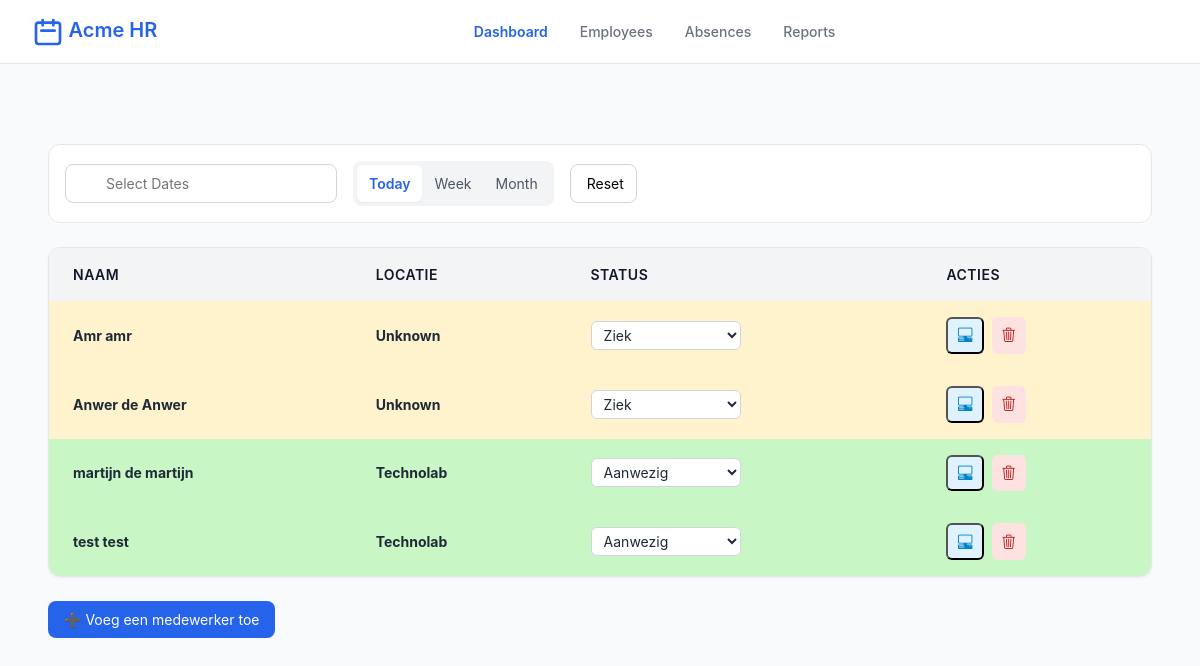
The app's page /dagplanning.php, older data.
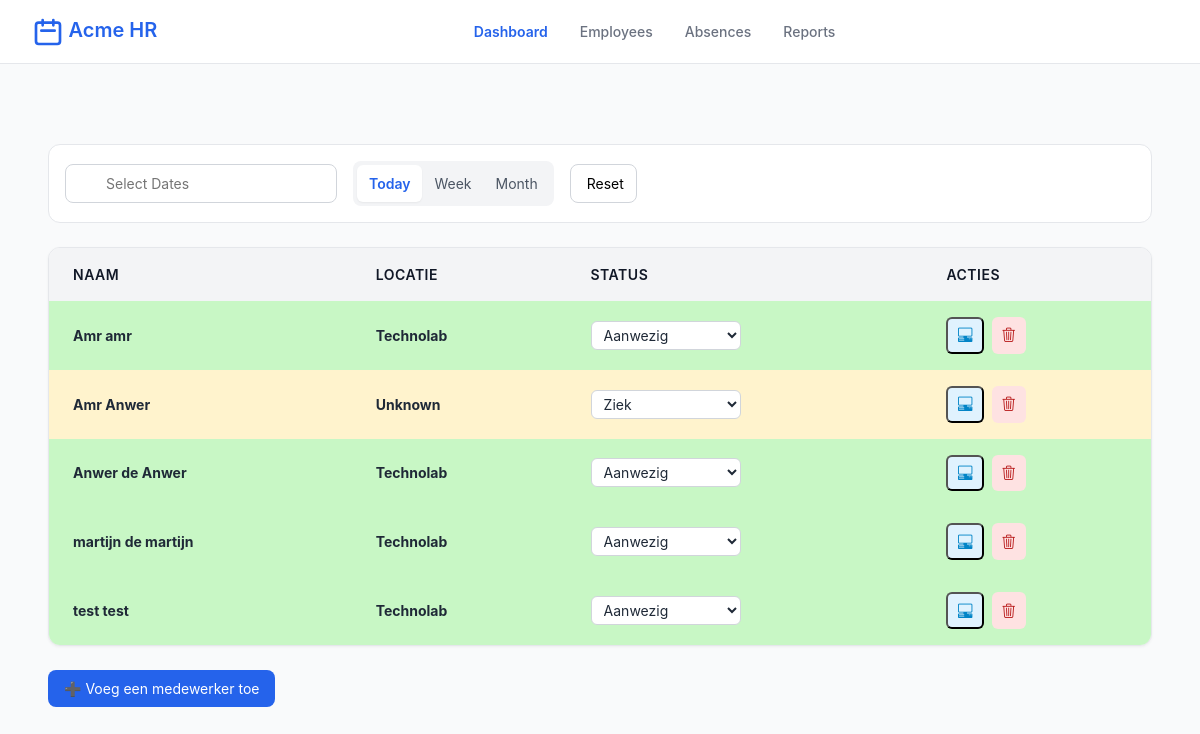
The same page, newer data.
### tables this page shows
CREATE TABLE `werknemers` (
  `id` int(11) NOT NULL,
  `voornaam` varchar(50) NOT NULL,
  `tussenvoegsel` varchar(20) DEFAULT NULL,
  `achternaam` varchar(50) NOT NULL,
  `email` varchar(100) NOT NULL,
  `werkdag_ma` tinyint(1) DEFAULT 0,
  `werkdag_di` tinyint(1) DEFAULT 0,
  `werkdag_wo` tinyint(1) DEFAULT 0,
  `werkdag_do` tinyint(1) DEFAULT 0,
  `werkdag_vr` tinyint(1) DEFAULT 0,
  `sector` varchar(50) NOT NULL,
  `BHV` tinyint(1) DEFAULT 0,
  `status` enum('Ziek','Aanwezig','Op de school','Afwezig','Eefetjes Afwezig') DEFAULT 'Aanwezig',
  `status_ma` enum('Aanwezig','Afwezig','Ziek','Op de school','Eefetjes Afwezig') DEFAULT 'Afwezig',
  `status_di` enum('Aanwezig','Afwezig','Ziek','Op de school','Eefetjes Afwezig') DEFAULT 'Afwezig',
  `status_wo` enum('Aanwezig','Afwezig','Ziek','Op de school','Eefetjes Afwezig') DEFAULT 'Afwezig',
  `status_do` enum('Aanwezig','Afwezig','Ziek','Op de school','Eefetjes Afwezig') DEFAULT 'Afwezig',
  `status_vr` enum('Aanwezig','Afwezig','Ziek','Op de school','Eefetjes Afwezig') DEFAULT 'Afwezig'
);

### dagplanning.php (the view, shortened to what this page needs)
<?php
try {
    $db = new PDO("mysql:host=localhost;dbname=technolab-dashboard", "root", "");
    $db->setAttribute(PDO::ATTR_ERRMODE, PDO::ERRMODE_EXCEPTION);
} catch (PDOException $e) {
    die("Fout!: " . $e->getMessage());
}
$today = date('N');
if ($today >= 1 && $today <= 5) {
    $db->exec("UPDATE werknemers SET status = 'Afwezig' WHERE status NOT IN ('Ziek','Eefetjes Afwezig','Op de school')");
}
$stmt = $db->query("SELECT id, voornaam, tussenvoegsel, achternaam, status FROM werknemers ORDER BY achternaam ASC, voornaam ASC");
$werknemers = $stmt->fetchAll(PDO::FETCH_ASSOC);
?>
<!DOCTYPE html>
<html lang="en">
<head>
<link href="https://cdn.jsdelivr.net/npm/bootstrap@5.3.8/dist/css/bootstrap.min.css" rel="stylesheet">
<link rel="stylesheet" href="https://cdn.jsdelivr.net/npm/bootstrap-icons@1.13.1/font/bootstrap-icons.min.css">
<link href="css/dagplanning.css" rel="stylesheet"/>
</head>
<body>
<div class="app">
    <header class="header">
        <div class="logo-container">
            <a href="#" class="logo-link">
                <svg class="logo-icon" fill="none" stroke="currentColor" viewBox="0 0 24 24">
                    <path d="M8 7V3m8 4V3m-9 8h10M5 21h14a2 2 0 002-2V7a2 2 0 00-2-2H5a2 2 0 00-2 2v12a2 2 0 002 2z"
                    stroke-linecap="round" stroke-linejoin="round" stroke-width="2"></path>
                </svg>
                <span class="logo-text">Acme HR</span>
            </a>
        </div>
        <nav class="nav">
            <a href="dagplanning.php" class="active">Dashboard</a>
            <a href="#">Employees</a>
            <a href="absent.php">Absences</a>
            <a href="#">Reports</a>
        </nav>
        <div class="user-actions">
            <button class="icon-btn"></button>
        </div>
    </header>
    <main class="main">
        <div class="toolbar">
            <div class="toolbar-left">
                <div class="date-input">
                    <input type="text" placeholder="Select Dates">
                </div>
                <div class="toggle-group">
                    <button class="toggle active">Today</button>
                    <a href="week.php"><button class="toggle">Week</button></a>
                    <button class="toggle">Month</button>
                </div>
                <button class="btn-secondary"><span class="material-symbols-outlined"></span> Reset</button>
            </div>
        </div>
        <div class="table-container">
            <table>
                <thead>
                    <tr>
                        <th>Naam</th>
                        <th>Locatie</th>
                        <th>Status</th>
                        <th>Acties</th>
                    </tr>
                </thead>
                <tbody>
                <?php foreach($werknemers as $w):
                    $statusClass = match($w['status']){
                        'Aanwezig' => 'status-aanwezig',
                        'Afwezig' => 'status-afwezig',
                        'Ziek' => 'status-ziek',
                        'Op de school' => 'status-opdeschool',
                        'Eefetjes Afwezig' => 'status-eefetjes',
                        default => ''
                    };
                ?>
                    <tr class="<?= $statusClass ?>">
                        <td><?= htmlspecialchars($w['voornaam'].' '.($w['tussenvoegsel']?$w['tussenvoegsel'].' ':'').$w['achternaam']) ?></td>
                        <td><?= $w['status']=='Aanwezig'?'Technolab':'Unknown' ?></td>
                        <td>
                            <form method="post" action="">
                                <select class="filter-elements filter-lists" name="status" onchange="this.form.submit()">
                                    <option value="Aanwezig" <?= $w['status']=='Aanwezig'?'selected':'' ?>>Aanwezig</option>
                                    <option value="Ziek" <?= $w['status']=='Ziek'?'selected':'' ?>>Ziek</option>
                                </select>
                            </form>
                        </td>
                        <td class="action-icons">
                            <button class="btn-action btn-details" data-id="<?= $w['id'] ?>"><i class="bi bi-pc-display-horizontal"></i></button>
                            <a href="?delete=<?= $w['id'] ?>" class="btn-action btn-delete" onclick="return confirm('Weet je zeker?');"><i class="bi bi-trash3"></i></a>
                        </td>
                    </tr>
                <?php endforeach; ?>
                </tbody>
            </table>
        </div>
        <br>
        <a href="add.php"><button>➕ Voeg een medewerker toe</button></a>
    </main>
</div>
</body>
</html>

### css/dagplanning.css (style rules this page uses)
body { font-family: "Inter", sans-serif; background: #f9fafb; color: #1f2937; margin: 0; }
.app { display: flex; flex-direction: column; min-height: 100vh; }
.header { position: sticky; top: 0; z-index: 10; display: flex; align-items: center; justify-content: space-between; height: 4rem; background: #fff; border-bottom: 1px solid #e5e7eb; padding: 0 2rem; }
.logo-container { display: flex; align-items: center; gap: 1rem; }
.logo-icon { width: 2rem; height: 2rem; color: #2563eb; }
.logo-text { font-size: 1.25rem; font-weight: 600; }
.nav { display: flex; gap: 2rem; font-size: 0.875rem; font-weight: 500; }
.nav a { color: #6b7280; text-decoration: none; }
.nav .active { font-weight: 600; color: #2563eb; }
.user-actions { display: flex; gap: 1rem; align-items: center; }
.icon-btn { background: none; border: none; padding: 0.5rem; border-radius: 9999px; cursor: pointer; }
.main { flex: 1; background: #f9fafb; padding: 3rem; }
.toolbar { display: flex; justify-content: space-between; background: #fff; border: 1px solid #e5e7eb; border-radius: 0.75rem; padding: 1rem; margin-bottom: 1.5rem; flex-wrap: wrap; gap: 1rem; }
.toolbar-left, .toolbar-right { display: flex; align-items: center; gap: 1rem; }
.date-input { position: relative; }
.date-input input { padding: 0.5rem 0.75rem 0.5rem 2.5rem; border: 1px solid #d1d5db; border-radius: 0.5rem; font-size: 0.875rem; }
.toggle-group { display: flex; background: #f3f4f6; border-radius: 0.5rem; padding: 0.25rem; }
.toggle { background: transparent; border: none; border-radius: 0.375rem; padding: 0.5rem 0.75rem; font-size: 0.875rem; cursor: pointer; color: #4b5563; }
.toggle.active { background: #fff; color: #2563eb; font-weight: 600; box-shadow: 0 1px 2px rgba(0,0,0,0.05); }
.btn-secondary { background: #fff; border: 1px solid #d1d5db; border-radius: 0.5rem; padding: 0.5rem 0.75rem; font-size: 0.875rem; display: flex; align-items: center; gap: 0.25rem; cursor: pointer; }
.table-container { background: #fff; border: 1px solid #e5e7eb; border-radius: 0.75rem; overflow-x: auto; box-shadow: 0 1px 3px rgba(0,0,0,0.05); }
table { width: 100%; border-collapse: collapse; min-width: 600px; }
thead { background: #f3f4f6; }
th, td { padding: 1rem 1.5rem; text-align: left; font-size: 0.875rem; }
th { font-weight: 600; color: #111827; text-transform: uppercase; letter-spacing: 0.5px; }
td { color: #1f2937; vertical-align: middle; }
tr { transition: background 0.2s; }
.status-aanwezig { background-color: #f0fdf4; }
.status-ziek { background-color: #fef9c3; }
a { color: #2563eb; text-decoration: none; transition: color 0.2s; }
a > button { background: #2563eb; color: #fff; border: none; border-radius: 0.5rem; padding: 0.5rem 1rem; font-size: 0.875rem; cursor: pointer; transition: background 0.2s, transform 0.1s; }
select.filter-elements { padding: 0.25rem 0.5rem; border: 1px solid #d1d5db; border-radius: 0.375rem; font-size: 0.875rem; background: #fff; color: #1f2937; cursor: pointer; transition: border-color 0.2s; }
.action-icons { display: flex; gap: 0.5rem; }
.btn-action { display: inline-flex; align-items: center; justify-content: center; padding: 0.35rem 0.6rem; border-radius: 0.375rem; font-size: 0.9rem; color: #374151; transition: background 0.2s, color 0.2s; text-decoration: none; }
.btn-details { background-color: #e0f2fe; color: #0284c7; }
.btn-delete { background-color: #fee2e2; color: #b91c1c; }
.status-aanwezig { background: #c8f7c5; color: #256029; padding: 4px 10px; border-radius: 6px; font-weight: bold; }
.status-ziek { background: #fff3cd; color: #856404; padding: 4px 10px; border-radius: 6px; font-weight: bold; }

Row changes from the older to the newer data that the page shows:
changed werknemers "Amr amr": status "Ziek" → "Aanwezig"; status "Unknown" → "Technolab"
added werknemers: voornaam+tussenvoegsel+achternaam "Amr Anwer", shows "Unknown", status "Ziek"
changed werknemers "Anwer de Anwer": status "Ziek" → "Aanwezig"; status "Unknown" → "Technolab"
